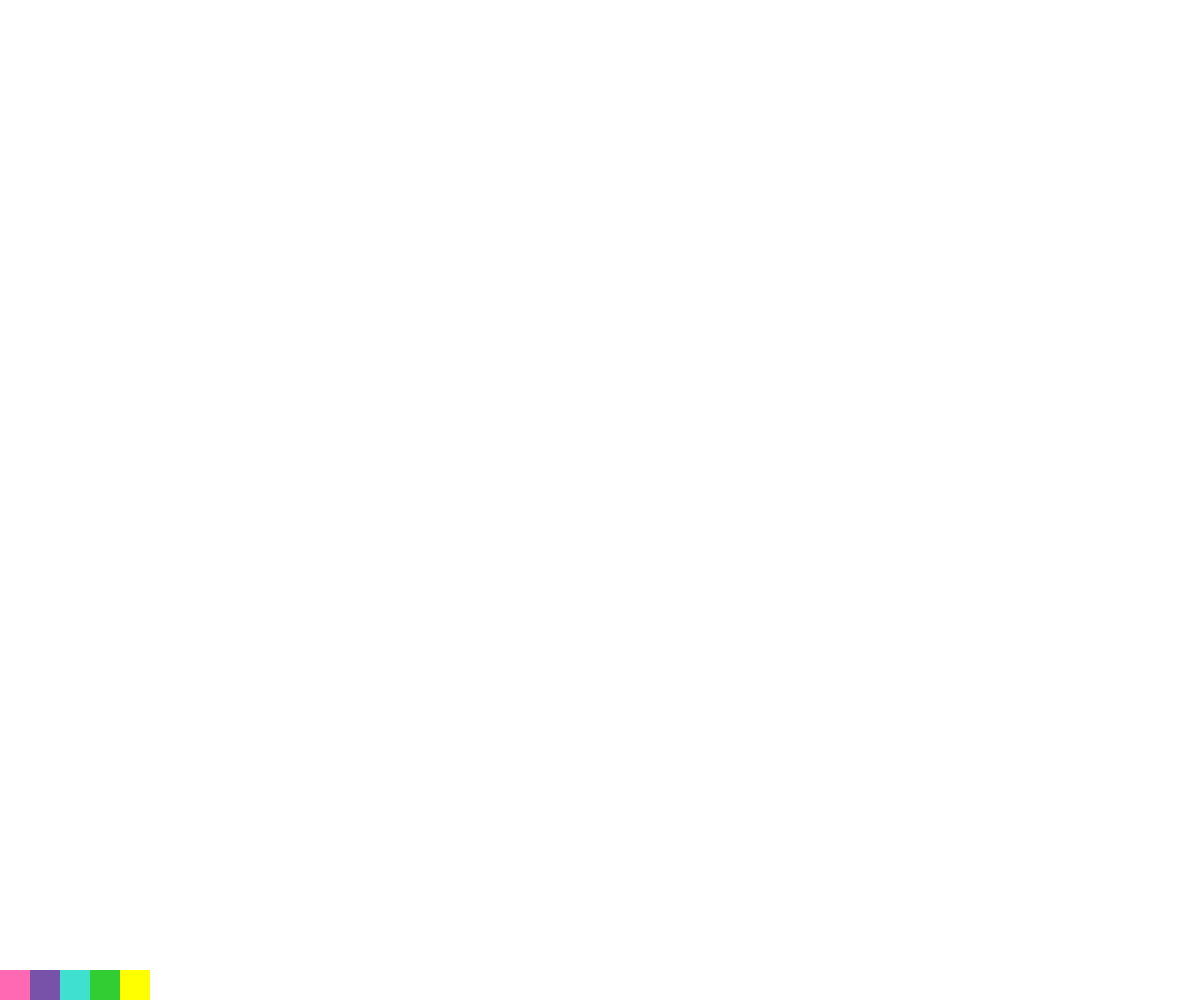
Frame 1 (no input)
Frame 60 (no input): identical to frame 1, image omitted
Frame 120 (the mouse pressed at the canvas centre since frame 60): identical to frame 1, image omitted

The p5.js sketch that drew this single still picture (run headless with seeded random() and noise() and a simulated clock; from frame 60 on, the mouse is pressed at the canvas centre):

// p5.js sketch
// ── sketch.js
let colors = []; // empty array
let selectedIndex = -1;
let x = 0;
let y = 0;
let angle = 0;

function setup() {
  createCanvas(windowWidth, windowHeight);
  angleMode(DEGREES);

  colors[0] = color(255, 105, 180); // pink;
  colors[1] = color(120, 81, 169); // purple
  colors[2] = color(64, 224, 208); // blue
  colors[3] = color(50, 205, 50); // green
  colors[4] = color(255, 255, 0); // yellow

  background(255);
}

function draw() {
  if (keyIsPressed) {
    if (key == "y") {
      noStroke();
      //stroke(random(255), random(255), random(255));
      fill("yellow");
      circle(mouseX, mouseY, (180 + sin(frameCount * 0.05) * 50));
    }
    if (key == "p") {
      noStroke();
      //stroke(random(255), random(255), random(255));
      fill("pink");
      circle(mouseX, mouseY, (180 + sin(frameCount * 0.05) * 50));
    }
  }

  // COLOR PALETTES
  for (let i = 0; i < colors.length; i++) {
    let x = i * 30;
    let y = height - 30;
    noStroke();
    fill(colors[i]);
    rect(x, y, 30, 30);
  }

  x = sin(frameCount * 1.5) * 15; // freq, amp
  y = sin(frameCount * 1.0) * 50;
  angle += 60 + 0.1; // angle, 72, 60, 90, 120, ..

  push();
  translate(width / 2, height / 2);
  rotate(angle);

  if (mouseIsPressed && selectedIndex >= 0) {
    let c = colors[selectedIndex];
    fill(
      red(c) + random(-15, 15),
      green(c) + random(-15, 15),
      blue(c) + random(-15, 15)
    );
    if (selectedIndex == 0) {
      circle(x, y + 100, 25);
    } else if (selectedIndex == 1) {
      circle(x, y + 150, 10);
    } else if (selectedIndex == 2) {
      circle(x, y, 30);
    } else if (selectedIndex == 3) {
      circle(x, y + 50, 15);
    } else if (selectedIndex == 4) {
      circle(x, y + 200, 30);
    }
  }

  pop();
}

function mousePressed() {
  selectedIndex = -1;
  for (let i = 0; i < colors.length; i++) {
    let x = i * 30;
    let y = height - 30;
    if (mouseX > x && mouseX < x + 30 && mouseY > y && mouseY < y + 30) {
      console.log(i);
      selectedIndex = i;
    }
  }
}

function keyPressed() {
  if (key == "1") {
    colors[0] = color(255, 105, 180); // pink;
    colors[1] = color(120, 81, 169); // purple
    colors[2] = color(64, 224, 208); // blue
    colors[3] = color(50, 205, 50); // green
    colors[4] = color(255, 255, 0); // yellow
  }
  if (key == "2") {
    colors[0] = color(1, 155, 120);
    colors[1] = color(73, 190, 173);
    colors[2] = color(107, 179, 36);
    colors[3] = color(253, 55, 84);
    colors[4] = color(250, 154, 71);
  }
  if (key == "3") {
    colors[0] = color(255, 62, 111);
    colors[1] = color(255, 124, 72);
    colors[2] = color(220, 255, 0);
    colors[3] = color(0, 244, 255);
    colors[4] = color(243, 0, 255);
  }
  if (key == "4") {
    colors[0] = color(138, 147, 182);
    colors[1] = color(226, 228, 230);
    colors[2] = color(157, 135, 191);
    colors[3] = color(250, 236, 204);
    colors[4] = color(186, 203, 227);
  }
  if (key == "5") {
    colors[0] = color(164, 200, 233);
    colors[1] = color(159, 193, 108);
    colors[2] = color(212, 150, 187);
    colors[3] = color(239, 202, 102);
    colors[4] = color(181, 164, 227);
  }
  if (key == "6") {
    colors[0] = color(238, 204, 99);
    colors[1] = color(241, 96, 35);
    colors[2] = color(173, 224, 28);
    colors[3] = color(68, 222, 234);
    colors[4] = color(26, 118, 169);
  }
  if (key == "7") {
    colors[0] = color(253, 228, 198);
    colors[1] = color(251, 210, 185);
    colors[2] = color(244, 188, 176);
    colors[3] = color(225, 171, 181);
    colors[4] = color(197, 143, 143);
  }
  if (key == "8") {
    colors[0] = color(32, 182, 147);
    colors[1] = color(141, 219, 83);
    colors[2] = color(255, 225, 33);
    colors[3] = color(255, 177, 60);
    colors[4] = color(255, 101, 163);
  }
  if (key == "9") {
    colors[0] = color(140, 216, 197);
    colors[1] = color(170, 218, 186);
    colors[2] = color(204, 45, 103);
    colors[3] = color(239, 183, 207);
    colors[4] = color(244, 173, 33);
  }
  if (key == "0") {
    colors[0] = color(255, 255, 255);
    colors[1] = color(171, 171, 171);
    colors[2] = color(114, 114, 114);
    colors[3] = color(64, 64, 64);
    colors[4] = color(0, 0, 0);
  }
  //white background
  if (key == " ") {
    background(255);
  }
  //black background
  if (key == "b") {
    background(0);
  }
  //random background
  if (key == "r") {
    background(color(random(255), random(255), random(255)));
  }
}
